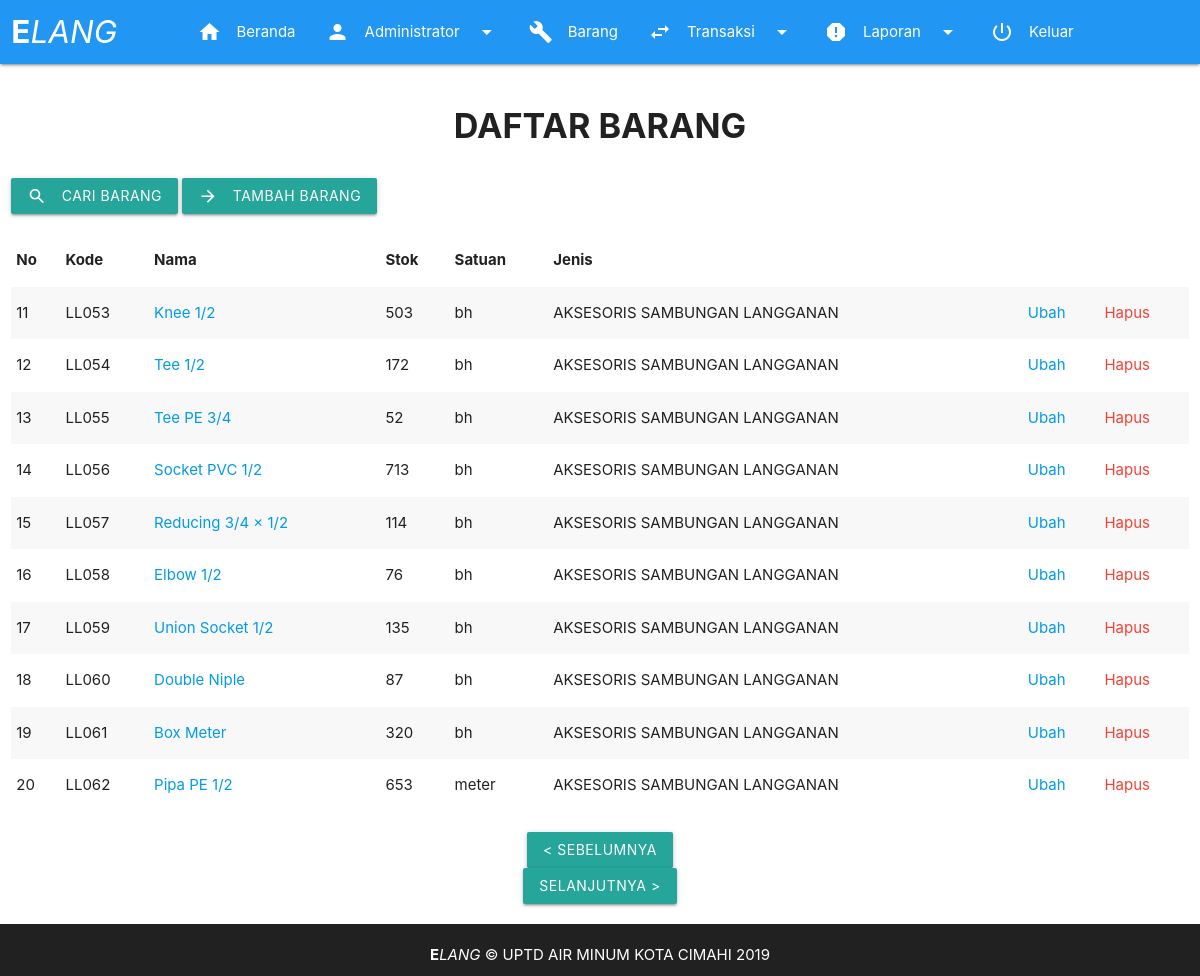
The app's page /page/list_barang.php?page=2 (signed in) with its own data.
### tables this page shows
CREATE TABLE `barang` (
  `id` int(11) NOT NULL,
  `nama` varchar(200) NOT NULL,
  `stok` int(11) NOT NULL,
  `satuan` varchar(10) NOT NULL,
  `jenis` varchar(100) NOT NULL,
  `num_kode` int(3) NOT NULL,
  `alpha_kode` varchar(2) NOT NULL,
  `kode` varchar(5) NOT NULL
);

### fungsi/fungsi.php (called while the page is built, shortened)
<?php
function tampilkan_barang_perhalaman(){
	global $link, $awal, $per_page;
	$query = "SELECT * FROM barang ORDER BY kode LIMIT $awal, $per_page";
	$result = mysqli_query($link, $query) or die ('gagal menampilkan list barang');
	return $result;
}
?>

### page/list_barang.php (the view, shortened to what this page needs)
<!DOCTYPE html>
  <html>
    <head>
      <?php require_once "../aset/view/headcontent.php"; ?>
    </head>
    <body>
      <?php
      require_once "../aset/view/header.php";
      require_once "../fungsi/db.php";
      require_once "../fungsi/fungsi.php";
      $per_page = 10;
      $page_now = 1;
      if(isset($_GET['page'])){
        $page_now = $_GET['page'];
        $page_now = ($page_now > 1) ? $page_now : 1;
      }
      $total_pengaduan = mysqli_num_rows(mysqli_query($link, "SELECT * FROM barang"));
      $page_total = ceil($total_pengaduan/$per_page);
      $awal = ($page_now - 1) * $per_page;
      $nourut = $page_now * 10 - 9;
      $barang = tampilkan_barang_perhalaman();
      ?>
      <main>
        <div class="row center">
          <div class="col s12">
            <h4><b>DAFTAR BARANG</b></h4>
          </div>
        </div>
        <div class="row">
          <div class="col s12">
            <button class="btn waves-effect waves-light" onClick="tampilkan_cari()">Cari Barang
              <i class="material-icons left">search</i>
            </button>
            <button class="btn waves-effect waves-light" onClick="tampilkan_form()">Tambah Barang
              <i class="material-icons left">arrow_forward</i>
            </button>
          </div>
        </div>
        <div class="row">
          <div class="col s12">
            <table class="striped responsive-table">
              <thead>
                <tr>
                  <th>No</th>
                  <th>Kode</th>
                  <th>Nama</th>
                  <th>Stok</th>
                  <th>Satuan</th>
                  <th>Jenis</th>
                  <th></th>
                  <th></th>
                </tr>
              </thead>
              <tbody>
                <?php while($row = mysqli_fetch_assoc($barang)):?>
                <tr>
                  <td><?=$nourut++;?></td>
                  <td><?=$row['kode'];?></td>
                  <td><a href="kartu_stock.php?kode=<?=$row['kode'];?>"><?=$row['nama'];?></a></td>
                  <td><?=$row['stok'];?></td>
                  <td><?=$row['satuan'];?></td>
                  <td><?=$row['jenis'];?></td>
                  <td><a href="edit_list_barang.php?id=<?=$row['id'];?>">Ubah</a></td>
                  <td><a href="hapus_barang.php?id=<?=$row['id'];?>" class="red-text" onclick="return confirm('Apakah anda yakin akan menghapus data ini?')">Hapus</a></td>
                </tr>
                <?php endwhile; ?>
              </tbody>
            </table>
          </div>
        </div>
        <div class="row center">
          <div class="col s12">
            <?php if(isset($page_total)) { ?>
              <?php if($page_total > 1) { ?>
                <?php if($page_now > 1) {?>
                  <div class="center">
                    <a href="list_barang.php?page=<?php echo $page_now - 1 ?>" role="button" class="btn btn-info">&lt; Sebelumnya</a>
                  </div>
                    <?php }else{ ?>
                      <a href="" style="display: none;">Hilang</a>
                    <?php } ?>
                    <?php if($page_now < $page_total) { ?>
                      <div class="center">
                        <a href="list_barang.php?page=<?php echo $page_now + 1 ?>" role="button" class="btn btn-info">Selanjutnya &gt;</a>
                      </div>
                    <?php }else{ ?>
                      <a href="" style="display: none;">Hilang</a>
                    <?php } ?>
              <?php } ?>
            <?php } ?>
          </div>
        </div>
      </main>
      <?php
      require_once "../aset/view/footer.php";
      ?>
    </body>
  </html>

### aset/css/style.css (style rules this page uses)
* { margin: 0; padding: 0; }
body { background: #fff; display: flex; min-height: 100vh; flex-direction: column; }
main { flex: 1 0 auto; }

### records on screen
barang: kode "LL053", nama "Knee 1/2", stok "503", satuan "bh", jenis "AKSESORIS SAMBUNGAN LANGGANAN"
barang: kode "LL054", nama "Tee 1/2", stok "172", satuan "bh", jenis "AKSESORIS SAMBUNGAN LANGGANAN"
barang: kode "LL055", nama "Tee PE 3/4", stok "52", satuan "bh", jenis "AKSESORIS SAMBUNGAN LANGGANAN"
barang: kode "LL056", nama "Socket PVC 1/2", stok "713", satuan "bh", jenis "AKSESORIS SAMBUNGAN LANGGANAN"
barang: kode "LL057", nama "Reducing 3/4 × 1/2", stok "114", satuan "bh", jenis "AKSESORIS SAMBUNGAN LANGGANAN"
barang: kode "LL058", nama "Elbow 1/2", stok "76", satuan "bh", jenis "AKSESORIS SAMBUNGAN LANGGANAN"
barang: kode "LL059", nama "Union Socket 1/2", stok "135", satuan "bh", jenis "AKSESORIS SAMBUNGAN LANGGANAN"
barang: kode "LL060", nama "Double Niple", stok "87", satuan "bh", jenis "AKSESORIS SAMBUNGAN LANGGANAN"
barang: kode "LL061", nama "Box Meter", stok "320", satuan "bh", jenis "AKSESORIS SAMBUNGAN LANGGANAN"
barang: kode "LL062", nama "Pipa PE 1/2", stok "653", satuan "meter", jenis "AKSESORIS SAMBUNGAN LANGGANAN"

### other values on screen
$_SESSION['username'] "Administrator"
